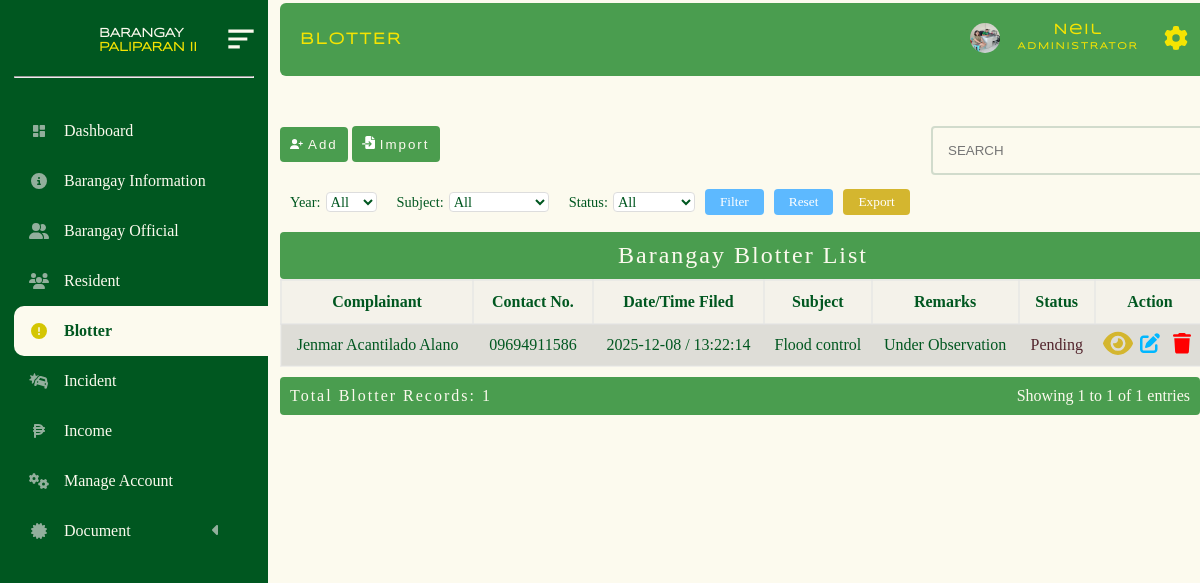
/administrator/admin_panel/blotter.php (signed in), run on the app's committed database.
### tables this page shows
CREATE TABLE `barangay_blotter` (
  `subject` varchar(200) NOT NULL,
  `cell_no` varchar(200) NOT NULL,
  `place` varchar(200) NOT NULL,
  `tanod` varchar(200) NOT NULL,
  `date` date NOT NULL,
  `time` time NOT NULL,
  `status` varchar(200) NOT NULL,
  `id` bigint(20) NOT NULL,
  `complainant` varchar(200) NOT NULL,
  `age` int(11) NOT NULL,
  `address_complainant` varchar(200) NOT NULL,
  `complained_name` varchar(200) NOT NULL,
  `add_complained_name` varchar(200) NOT NULL,
  `details_reason` text NOT NULL,
  `last_update` timestamp NOT NULL DEFAULT current_timestamp() ON UPDATE current_timestamp(),
  `user_id` bigint(20) NOT NULL,
  `remarks` varchar(250) NOT NULL
);

### administrator/admin_panel/brgy_blotter/blotter.php (the view, shortened to what this page needs)
<!DOCTYPE html>
<html lang="en">
<head>
</head>
<body>
<?php
require("../../database/conn_db.php");
$page = isset($_GET['page']) ? max(1, (int)$_GET['page']) : 1;
$limit = isset($_GET['limit']) ? max(1, (int)$_GET['limit']) : 10;
$offset = ($page - 1) * $limit;
$whereClause = [];
$params = [];
$types = '';
$whereSQL = !empty($whereClause) ? 'WHERE ' . implode(' AND ', $whereClause) : '';
$countQuery = "SELECT COUNT(*) AS total FROM barangay_blotter $whereSQL";
$countStmt = $conn->prepare($countQuery);
$countStmt->execute();
$totalRows = $countStmt->get_result()->fetch_assoc()['total'];
$sql = "SELECT * FROM barangay_blotter $whereSQL ORDER BY id DESC LIMIT ? OFFSET ?";
$stmt = $conn->prepare($sql);
if (!empty($params)) {
    $params[] = $limit;
    $params[] = $offset;
    $types .= 'ii';
    $stmt->bind_param($types, ...$params);
} else {
    $stmt->bind_param('ii', $limit, $offset);
}
$stmt->execute();
$result = $stmt->get_result();
$startRow = ($page - 1) * $limit + 1;
$endRow = min($page * $limit, $totalRows);
?>
<div class="limit-selector">
    <form method="GET" action="" class="filter-form">
        <div class="filter-group">
            <label for="year_filter">Year:</label>
            <select name="year_filter" id="year_filter">
                <option value="">All</option>
            </select>
        </div>
        <div class="filter-group">
            <label for="subject_filter">Subject:</label>
            <select name="subject_filter" id="subject_filter">
                <option value="">All</option>
            </select>
        </div>
        <div class="filter-group">
            <label for="status_filter">Status:</label>
            <select name="status_filter" id="status_filter">
                <option value="">All</option>
            </select>
        </div>
        <button type="submit" class="filter-btn">Filter</button>
        <button type="button" class="reset-btn" onclick="window.location.href='?page=1&limit=<?= $limit; ?>'">Reset</button>
        <button type="button" class="export-btn" id="export-btn">Export</button>
    </form>
</div>
<table>
    <caption>Barangay Blotter List</caption>
    <tr>
        <th>Complainant</th>
        <th>Contact No.</th>
        <th>Date/Time Filed</th>
        <th>Subject</th>
        <th>Remarks</th>
        <th>Status</th>
        <th>Action</th>
    </tr>
    <?php while($row = $result->fetch_assoc()): ?>
    <tr class="table_hover">
        <td><?php echo $row["complainant"]; ?></td>
                <td><?php echo $row["cell_no"]; ?></td>
                <td><?php echo $row["date"] . " / " . $row["time"]; ?></td>
                <td><?php echo $row["subject"]; ?></td>
                 <td><?php echo $row["remarks"]; ?></td>
                <td>
                    <?php
                    $status = $row["status"];
                    if ($status == "Active") {
                        echo "<p style='color:red;'>Active</p>";
                    } elseif ($status == "Settled") {
                        echo "<p style='color:green;'>Settled</p>";
                    } elseif ($status == "Scheduled") {
                        echo "<p style='color:orange;'>Scheduled</p>";
                    }elseif ($status == "Pending") {
                        echo "<p style='color:#53252d;'>Pending</p>";
                    }elseif ($status == "Rejected") {
                        echo "<p style='color:rgb(201, 114, 0);'>Rejected</p>";
                    }
                    ?>
                </td>
        <td>
          <div id="form_up_del_official">
                        <button id="view_resident_btn" class="view_btn" data-id="<?php echo $row["id"]; ?>">
                        </button>
                        <button id="update_official_btn" class="update_btn" data-id="<?php echo $row["id"]; ?>">
                        </button>
                        <button id="delete_official_btn" class="delete_btn_blotter" data-id="<?php echo $row["id"]; ?>">
                        </button>
                    </div>
        </td>
    </tr>
    <?php endwhile; ?>
</table>
<div class="table-footer">
    <div class="total-count">Total Blotter Records: <?= $totalRows; ?></div>
    <div class="pagination-info">
        Showing <?= $startRow; ?> to <?= $endRow; ?> of <?= $totalRows; ?> entries
    </div>
</div>
        <?php include("update_temp.php");?>
        <?php include('view_temp.php')?>
</body>
</html>

### administrator/admin_panel/style.css/mian.stylecss.css (style rules this page uses)
* { margin: 0px; padding: 0px; box-sizing: content-box; list-style-type: none ; }
html { scroll-behavior: smooth; }
:root { --bg-color: #FCFAEE; --2nd-bg-color:#4A9D4f; --sub-bg-color: #005720 ; --1st-text-color: #005720 ; --2nd-text-color: rgb(53, 53, 53); --3rd-text-color: #FCFAEE; --btn-color: #F5E402; --other-color :rgb(0, 183, 255); }
body { background-color: var(--bg-color); position: relative; min-height: 100%; width: 100%; overflow: scroll; overflow-x: hidden; }

### administrator/admin_panel/style.css/brgy.blotter.css (style rules this page uses)
* { margin: 0px; padding: 0px; box-sizing: content-box; list-style-type: none ; }
:root { --bg-color: #FCFAEE; --2nd-bg-color:#4A9D4f; --sub-bg-color: #005720 ; --1st-text-color: #005720 ; --2nd-text-color: rgb(53, 53, 53); --3rd-text-color: #FCFAEE; --btn-color: #d4b62f; --other-color :rgb(0, 183, 255); }
body { background-color: #FCFAEE; background-repeat: no-repeat; background-size: cover; }
table { border: 2px solid rgba(228, 228, 228, 0.39); margin-left: 0px; margin-top: -40px; background-color: rgba(226, 226, 226, 0.322); width: 77vw; border-collapse: collapse; transition: all 0.5s ease; border-radius:4px; font-family: "sub_text"; color: var(--1st-text-color); }
table td { padding: 5px; text-align: center; }
table th { border: 2px solid rgba(226, 226, 226, 0.562); padding: 12px; }
table tr:nth-child(even) { background-color: #a7a5a548; }
caption { font-size: 2vw; letter-spacing: 2px; background-color: var(--2nd-bg-color); padding-bottom: 10px; padding-top: 10px; color: var(--bg-color); border-radius: 4px; }
.limit-selector { margin-top: -50px; margin-left: -50px; padding-left: -90px; color: #005720; font-family: "sub_text"; transition: all 0.5s ease; }
.limit-selector label { font-size: 1rem; margin-left: 10px; }
.limit-selector select { padding: 3px; border-radius: 4px; border: 1px solid #ddd; width: max-content; color: #005720; height: max-content; background-color: white; margin-top: 0px; }
#form_up_del_official { display: flex; justify-content:space-evenly ; align-items: center; }
#update_official_btn { color: var(--bg-color); cursor: pointer; padding: 3px 5px 3px 5px; background-color: transparent; border-radius: 4px; font-size: 0.9rem; outline: none; border: none; }
#update_official_btn svg { width: 20px; fill: var(--other-color); }
#delete_official_btn { color: var(--bg-color); cursor: pointer; padding: 3px 5px 3px 5px; background-color: transparent; border-radius: 4px; border: 1px solid rgb(197, 197, 197); outline: none; border: none; font-size: 0.9rem; }
#delete_official_btn svg { width: 18px; fill: red; }
#view_resident_btn { color: var(--bg-color); cursor: pointer; background-color:transparent; border-radius: 4px; border: 1px solid rgb(197, 197, 197); outline: none; border: none; font-size: 0.9rem; width: 30px; }
#view_resident_btn svg { fill: #d4b62f; }

### administrator/admin_panel/brgy_blotter/brgy_blotter_upd.css (style rules this page uses)
* { margin: 0px; padding: 0px; box-sizing: content-box; list-style-type: none ; }
html { scroll-behavior: smooth; }
:root { --bg-color:#FCFAEE; --2nd-bg-color:#4A9D4f; --sub-bg-color: #005720 ; --1st-text-color: #005720 ; --2nd-text-color: rgb(53, 53, 53); --3rd-text-color: #FCFAEE; --btn-color: #F5E402; --other-color :rgb(0, 183, 255); }
body { background-repeat: no-repeat; background-size: cover; background-color: var(--bg-color); }
form { padding: 50px; }
form input, select { width: 250px; height: 25px; padding: 5px 5px 5px 10px; margin-top: 5px ; margin-bottom: 10px; border-radius: 4px; color: #005720; border: none; }
form label { font-size: 1rem; font-family: "sub_text"; color: #005720; }

### administrator/admin_panel/brgy_blotter/view.css (style rules this page uses)
* { margin: 0px; padding: 0px; box-sizing: content-box; list-style-type: none ; }
html { scroll-behavior: smooth; }
:root { --bg-color:#FCFAEE; --2nd-bg-color:#4A9D4f; --sub-bg-color: #005720 ; --1st-text-color: #005720 ; --2nd-text-color: rgb(53, 53, 53); --3rd-text-color: #FCFAEE; --btn-color: #F5E402; --other-color :rgb(0, 183, 255); }
body { background-color: var(--bg-color); background-repeat: no-repeat; background-size: cover; }
form { padding: 0px; }
form input, select { width: 250px; height: 25px; padding: 5px 5px 5px 10px; margin-top: 5px ; margin-bottom: 10px; border-radius: 4px; background-color: transparent; color: #005720;; border-radius: 4px; border-bottom: 1px solid #79968442; font-size: 1rem; }
form label { font-size: 1.2rem; font-family: "sub_text"; color: #005720; }

### data on the page
barangay_blotter: complainant "Jenmar Acantilado Alano", cell_no "09694911586", date "2025-12-08", time "13:22:14", subject "Flood control", remarks "Under Observation", status "Pending"

### other printed values
$totalRows "1"
$startRow "1"
$endRow "1"
